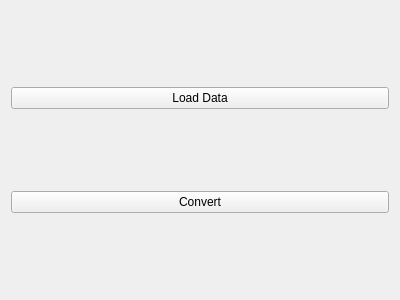
<?xml version="1.0" encoding="UTF-8"?>
<ui version="4.0">
 <class>Form</class>
 <widget class="QWidget" name="Form">
  <property name="geometry">
   <rect>
    <x>0</x>
    <y>0</y>
    <width>400</width>
    <height>300</height>
   </rect>
  </property>
  <property name="windowTitle">
   <string>Form</string>
  </property>
  <layout class="QVBoxLayout" name="verticalLayout_2">
   <item>
    <layout class="QVBoxLayout" name="verticalLayout">
     <item>
      <spacer name="verticalSpacer">
       <property name="orientation">
        <enum>Qt::Vertical</enum>
       </property>
       <property name="sizeHint" stdset="0">
        <size>
         <width>20</width>
         <height>40</height>
        </size>
       </property>
      </spacer>
     </item>
     <item>
      <widget class="QPushButton" name="loadDataPushButton">
       <property name="text">
        <string>Load Data</string>
       </property>
      </widget>
     </item>
     <item>
      <spacer name="verticalSpacer_2">
       <property name="orientation">
        <enum>Qt::Vertical</enum>
       </property>
       <property name="sizeHint" stdset="0">
        <size>
         <width>20</width>
         <height>40</height>
        </size>
       </property>
      </spacer>
     </item>
     <item>
      <widget class="QPushButton" name="convertPushButton">
       <property name="text">
        <string>Convert</string>
       </property>
      </widget>
     </item>
     <item>
      <spacer name="verticalSpacer_3">
       <property name="orientation">
        <enum>Qt::Vertical</enum>
       </property>
       <property name="sizeHint" stdset="0">
        <size>
         <width>20</width>
         <height>40</height>
        </size>
       </property>
      </spacer>
     </item>
    </layout>
   </item>
  </layout>
 </widget>
 <resources/>
 <connections/>
</ui>
